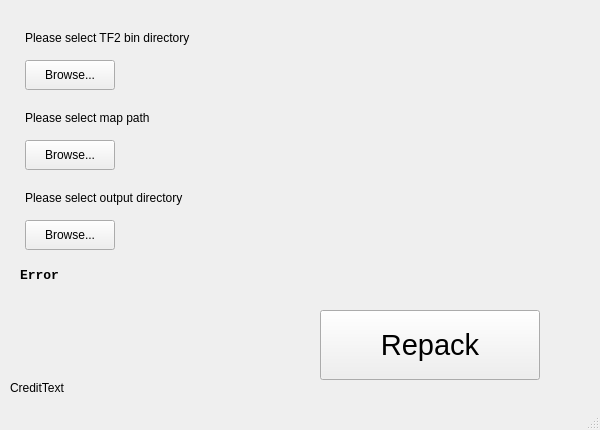
<?xml version="1.0" encoding="UTF-8"?>
<ui version="4.0">
 <class>MainWindow</class>
 <widget class="QMainWindow" name="MainWindow">
  <property name="geometry">
   <rect>
    <x>0</x>
    <y>0</y>
    <width>600</width>
    <height>430</height>
   </rect>
  </property>
  <property name="windowTitle">
   <string>BSPzipGUI</string>
  </property>
  <widget class="QWidget" name="centralwidget">
   <widget class="QLabel" name="labelBSP">
    <property name="geometry">
     <rect>
      <x>25</x>
      <y>30</y>
      <width>571</width>
      <height>16</height>
     </rect>
    </property>
    <property name="text">
     <string>Please select TF2 bin directory</string>
    </property>
    <property name="wordWrap">
     <bool>true</bool>
    </property>
   </widget>
   <widget class="QPushButton" name="ButtonBSP">
    <property name="geometry">
     <rect>
      <x>25</x>
      <y>60</y>
      <width>90</width>
      <height>30</height>
     </rect>
    </property>
    <property name="text">
     <string>Browse...</string>
    </property>
   </widget>
   <widget class="QLabel" name="labelERR">
    <property name="geometry">
     <rect>
      <x>20</x>
      <y>250</y>
      <width>561</width>
      <height>51</height>
     </rect>
    </property>
    <property name="font">
     <font>
      <family>Consolas</family>
      <pointsize>10</pointsize>
      <weight>75</weight>
      <bold>true</bold>
     </font>
    </property>
    <property name="text">
     <string>Error</string>
    </property>
    <property name="wordWrap">
     <bool>true</bool>
    </property>
   </widget>
   <widget class="QLabel" name="labelMAP">
    <property name="geometry">
     <rect>
      <x>25</x>
      <y>110</y>
      <width>571</width>
      <height>16</height>
     </rect>
    </property>
    <property name="text">
     <string>Please select map path</string>
    </property>
    <property name="wordWrap">
     <bool>true</bool>
    </property>
   </widget>
   <widget class="QLabel" name="labelDIR">
    <property name="geometry">
     <rect>
      <x>25</x>
      <y>190</y>
      <width>571</width>
      <height>16</height>
     </rect>
    </property>
    <property name="text">
     <string>Please select output directory</string>
    </property>
    <property name="wordWrap">
     <bool>true</bool>
    </property>
   </widget>
   <widget class="QPushButton" name="ButtonMAP">
    <property name="geometry">
     <rect>
      <x>25</x>
      <y>140</y>
      <width>90</width>
      <height>30</height>
     </rect>
    </property>
    <property name="text">
     <string>Browse...</string>
    </property>
   </widget>
   <widget class="QPushButton" name="ButtonDIR">
    <property name="geometry">
     <rect>
      <x>25</x>
      <y>220</y>
      <width>90</width>
      <height>30</height>
     </rect>
    </property>
    <property name="text">
     <string>Browse...</string>
    </property>
   </widget>
   <widget class="QPushButton" name="ButtonREPACK">
    <property name="geometry">
     <rect>
      <x>320</x>
      <y>310</y>
      <width>220</width>
      <height>70</height>
     </rect>
    </property>
    <property name="font">
     <font>
      <pointsize>22</pointsize>
     </font>
    </property>
    <property name="text">
     <string>Repack</string>
    </property>
   </widget>
   <widget class="QLabel" name="labelCREDIT">
    <property name="geometry">
     <rect>
      <x>10</x>
      <y>380</y>
      <width>311</width>
      <height>16</height>
     </rect>
    </property>
    <property name="text">
     <string>CreditText</string>
    </property>
   </widget>
   <zorder>ButtonDIR</zorder>
   <zorder>ButtonMAP</zorder>
   <zorder>ButtonBSP</zorder>
   <zorder>labelBSP</zorder>
   <zorder>labelMAP</zorder>
   <zorder>labelDIR</zorder>
   <zorder>ButtonREPACK</zorder>
   <zorder>labelERR</zorder>
   <zorder>labelCREDIT</zorder>
  </widget>
  <widget class="QStatusBar" name="statusbar"/>
 </widget>
 <resources/>
 <connections/>
</ui>
